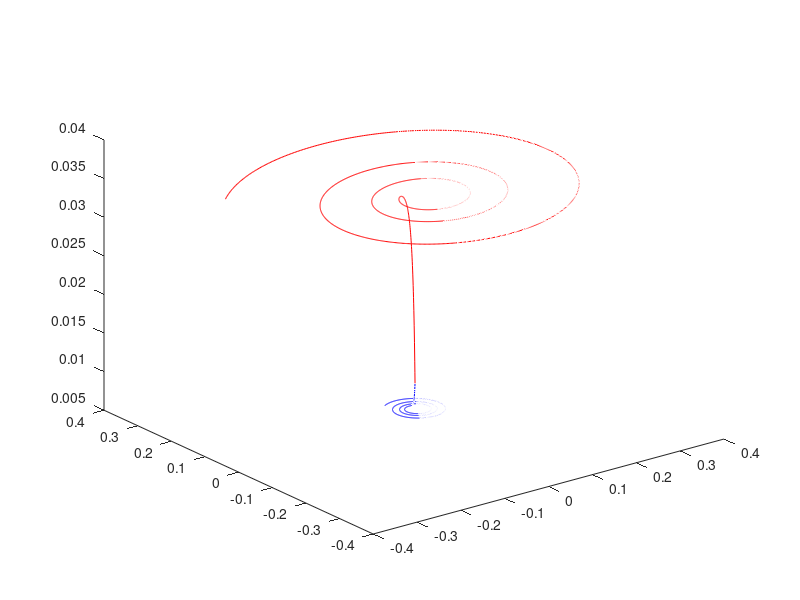

The MATLAB script that drew this image:
%========================================
%=           Connor Watson              =
%=   Math 388 - Intro to Chaos Theory   =
%=     Plotting Rossler Attractor       =
%========================================
x = zeros(1,2000); x2 = zeros(1,2000);
y = zeros(1,2000); y2 = zeros(1,2000);
z = zeros(1,2000); z2 = zeros(1,2000);
t0 = 1;
while t0 < 2001
    x(t0) = x(t0)+0.01; x2(t0) = x2(t0)+0.01;
    y(t0) = y(t0)+0.01; y2(t0) = y2(t0)+0.01;
    z(t0) = z(t0)+0.01; z2(t0) = z2(t0)+0.01;
    t0 = t0 + 1;
end
a = 0.2; a2 = 0.1;
b = 0.2; b2 = 0.1;
c = 5.7; c2 = 14;
n = 2;
dn = 0.01;
while n < 2001
    dx = (y(n-1)*-1 - z(n-1))*dn;
    dy = (x(n-1)+a*y(n-1))*dn;
    dz = (b+ z(n-1)*x(n-1) - z(n-1)*c)*dn;
    dx2 = (y2(n-1)*-1 - z2(n-1))*dn;
    dy2 = (x2(n-1)+a2*y2(n-1))*dn;
    dz2 = (b2+ z2(n-1)*x2(n-1) - z2(n-1)*c2)*dn;
    x(n) = x(n-1) + dx;
    y(n) = y(n-1) + dy;
    z(n) = z(n-1) + dz;
    x2(n) = x2(n-1) + dx2;
    y2(n) = y2(n-1) + dy2;
    z2(n) = z2(n-1) + dz2;
    n = n + 1;
end
figure
plot3(x,y,z,'red',x2,y2,z2,'blue')    